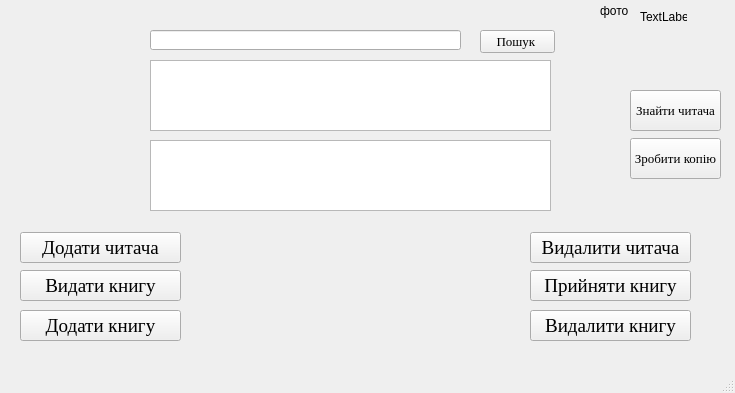
<?xml version="1.0" encoding="UTF-8"?>
<ui version="4.0">
 <class>Librarian</class>
 <widget class="QMainWindow" name="Librarian">
  <property name="geometry">
   <rect>
    <x>0</x>
    <y>0</y>
    <width>735</width>
    <height>393</height>
   </rect>
  </property>
  <property name="windowTitle">
   <string>MainWindow</string>
  </property>
  <widget class="QWidget" name="centralwidget">
   <widget class="QLineEdit" name="lineEdit">
    <property name="geometry">
     <rect>
      <x>150</x>
      <y>30</y>
      <width>311</width>
      <height>20</height>
     </rect>
    </property>
   </widget>
   <widget class="QPushButton" name="search">
    <property name="geometry">
     <rect>
      <x>480</x>
      <y>30</y>
      <width>75</width>
      <height>23</height>
     </rect>
    </property>
    <property name="font">
     <font>
      <family>Times New Roman</family>
      <pointsize>10</pointsize>
     </font>
    </property>
    <property name="text">
     <string>Пошук </string>
    </property>
   </widget>
   <widget class="QTableView" name="tableBooks">
    <property name="geometry">
     <rect>
      <x>150</x>
      <y>60</y>
      <width>401</width>
      <height>71</height>
     </rect>
    </property>
   </widget>
   <widget class="QTableView" name="tableMagazins">
    <property name="geometry">
     <rect>
      <x>150</x>
      <y>140</y>
      <width>401</width>
      <height>71</height>
     </rect>
    </property>
   </widget>
   <widget class="QPushButton" name="addReader">
    <property name="geometry">
     <rect>
      <x>20</x>
      <y>232</y>
      <width>161</width>
      <height>31</height>
     </rect>
    </property>
    <property name="font">
     <font>
      <family>Times New Roman</family>
      <pointsize>14</pointsize>
     </font>
    </property>
    <property name="text">
     <string>Додати читача</string>
    </property>
   </widget>
   <widget class="QPushButton" name="giveBook">
    <property name="geometry">
     <rect>
      <x>20</x>
      <y>270</y>
      <width>161</width>
      <height>31</height>
     </rect>
    </property>
    <property name="font">
     <font>
      <family>Times New Roman</family>
      <pointsize>14</pointsize>
     </font>
    </property>
    <property name="text">
     <string>Видати книгу</string>
    </property>
   </widget>
   <widget class="QPushButton" name="addBook">
    <property name="geometry">
     <rect>
      <x>20</x>
      <y>310</y>
      <width>161</width>
      <height>31</height>
     </rect>
    </property>
    <property name="font">
     <font>
      <family>Times New Roman</family>
      <pointsize>14</pointsize>
     </font>
    </property>
    <property name="text">
     <string>Додати книгу</string>
    </property>
   </widget>
   <widget class="QPushButton" name="delBook">
    <property name="geometry">
     <rect>
      <x>530</x>
      <y>310</y>
      <width>161</width>
      <height>31</height>
     </rect>
    </property>
    <property name="font">
     <font>
      <family>Times New Roman</family>
      <pointsize>14</pointsize>
     </font>
    </property>
    <property name="text">
     <string>Видалити книгу</string>
    </property>
   </widget>
   <widget class="QPushButton" name="delReader">
    <property name="geometry">
     <rect>
      <x>530</x>
      <y>232</y>
      <width>161</width>
      <height>31</height>
     </rect>
    </property>
    <property name="font">
     <font>
      <family>Times New Roman</family>
      <pointsize>14</pointsize>
     </font>
    </property>
    <property name="text">
     <string>Видалити читача</string>
    </property>
   </widget>
   <widget class="QPushButton" name="takeBook">
    <property name="geometry">
     <rect>
      <x>530</x>
      <y>270</y>
      <width>161</width>
      <height>31</height>
     </rect>
    </property>
    <property name="font">
     <font>
      <family>Times New Roman</family>
      <pointsize>14</pointsize>
     </font>
    </property>
    <property name="text">
     <string>Прийняти книгу</string>
    </property>
   </widget>
   <widget class="QPushButton" name="sea">
    <property name="geometry">
     <rect>
      <x>630</x>
      <y>90</y>
      <width>91</width>
      <height>41</height>
     </rect>
    </property>
    <property name="font">
     <font>
      <family>Times New Roman</family>
      <pointsize>10</pointsize>
     </font>
    </property>
    <property name="text">
     <string>Знайти читача</string>
    </property>
   </widget>
   <widget class="QPushButton" name="pushButton_9">
    <property name="geometry">
     <rect>
      <x>630</x>
      <y>138</y>
      <width>91</width>
      <height>41</height>
     </rect>
    </property>
    <property name="font">
     <font>
      <family>Times New Roman</family>
      <pointsize>10</pointsize>
     </font>
    </property>
    <property name="text">
     <string>Зробити копію</string>
    </property>
   </widget>
   <widget class="QLabel" name="label">
    <property name="geometry">
     <rect>
      <x>600</x>
      <y>0</y>
      <width>31</width>
      <height>21</height>
     </rect>
    </property>
    <property name="text">
     <string>фото</string>
    </property>
   </widget>
   <widget class="QLabel" name="librarianLog">
    <property name="geometry">
     <rect>
      <x>640</x>
      <y>10</y>
      <width>47</width>
      <height>13</height>
     </rect>
    </property>
    <property name="text">
     <string>TextLabel</string>
    </property>
   </widget>
  </widget>
  <widget class="QMenuBar" name="menubar">
   <property name="geometry">
    <rect>
     <x>0</x>
     <y>0</y>
     <width>735</width>
     <height>21</height>
    </rect>
   </property>
  </widget>
  <widget class="QStatusBar" name="statusbar"/>
 </widget>
 <resources/>
 <connections/>
</ui>
